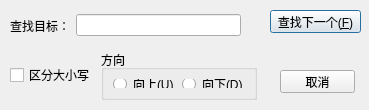
<?xml version="1.0" encoding="UTF-8"?>
<ui version="4.0">
 <class>Find_Dialog</class>
 <widget class="QDialog" name="Find_Dialog">
  <property name="geometry">
   <rect>
    <x>0</x>
    <y>0</y>
    <width>369</width>
    <height>110</height>
   </rect>
  </property>
  <property name="windowTitle">
   <string>查找</string>
  </property>
  <property name="windowIcon">
   <iconset>
    <normalon>:/img/查找.png</normalon>
   </iconset>
  </property>
  <widget class="QPushButton" name="btnnext">
   <property name="geometry">
    <rect>
     <x>270</x>
     <y>10</y>
     <width>91</width>
     <height>23</height>
    </rect>
   </property>
   <property name="text">
    <string>查找下一个(&amp;F)</string>
   </property>
  </widget>
  <widget class="QPushButton" name="btncancel">
   <property name="geometry">
    <rect>
     <x>280</x>
     <y>70</y>
     <width>75</width>
     <height>23</height>
    </rect>
   </property>
   <property name="text">
    <string>取消</string>
   </property>
  </widget>
  <widget class="QWidget" name="layoutWidget">
   <property name="geometry">
    <rect>
     <x>10</x>
     <y>10</y>
     <width>231</width>
     <height>31</height>
    </rect>
   </property>
   <layout class="QHBoxLayout" name="horizontalLayout">
    <item>
     <widget class="QLabel" name="label">
      <property name="text">
       <string>查找目标：</string>
      </property>
     </widget>
    </item>
    <item>
     <widget class="QLineEdit" name="textFind"/>
    </item>
   </layout>
  </widget>
  <widget class="QWidget" name="layoutWidget">
   <property name="geometry">
    <rect>
     <x>10</x>
     <y>50</y>
     <width>247</width>
     <height>50</height>
    </rect>
   </property>
   <layout class="QHBoxLayout" name="horizontalLayout_3">
    <item>
     <widget class="QCheckBox" name="distinguish">
      <property name="text">
       <string>区分大小写</string>
      </property>
     </widget>
    </item>
    <item>
     <widget class="QGroupBox" name="groupBox">
      <property name="title">
       <string>方向</string>
      </property>
      <layout class="QHBoxLayout" name="horizontalLayout_2">
       <item>
        <widget class="QRadioButton" name="rbup">
         <property name="text">
          <string>向上(&amp;U)</string>
         </property>
        </widget>
       </item>
       <item>
        <widget class="QRadioButton" name="rbdown">
         <property name="text">
          <string>向下(&amp;D)</string>
         </property>
        </widget>
       </item>
      </layout>
     </widget>
    </item>
   </layout>
  </widget>
 </widget>
 <resources/>
 <connections/>
</ui>
